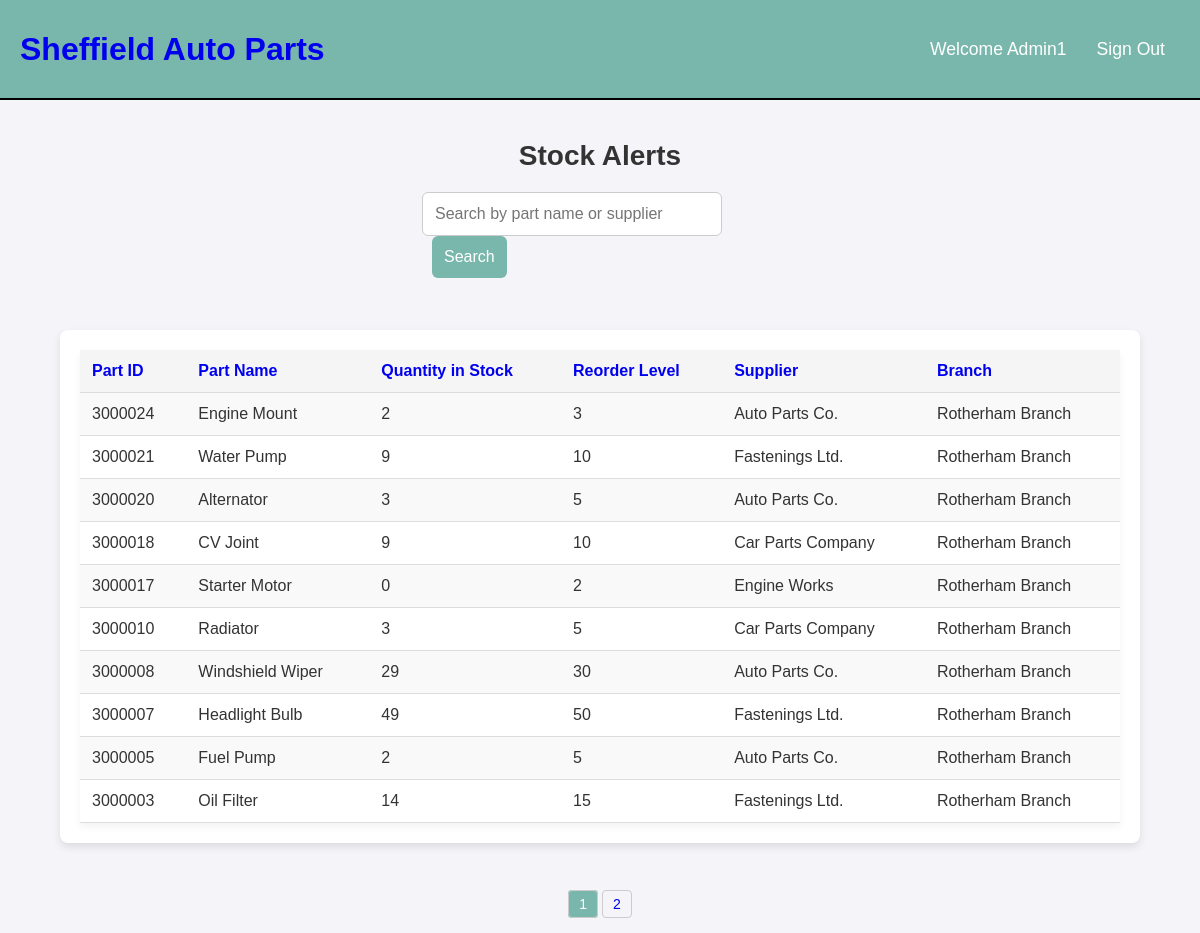
The app's page /stock_alerts.php (signed in) with its own data.
### tables this page shows
CREATE TABLE `users` (
  `user_id` int(11) NOT NULL,
  `username` varchar(50) NOT NULL,
  `password` varchar(255) NOT NULL,
  `email` varchar(99) NOT NULL,
  `role` varchar(20) NOT NULL,
  `active` tinyint(1) DEFAULT 1
);

CREATE TABLE `parts` (
  `part_id` int(11) NOT NULL,
  `part_name` varchar(100) NOT NULL,
  `description` varchar(255) NOT NULL,
  `genre` varchar(30) NOT NULL,
  `manufacturer` varchar(100) NOT NULL,
  `unit_price` decimal(10,2) NOT NULL,
  `quantity_in_stock` int(11) NOT NULL,
  `reorder_level` int(11) NOT NULL,
  `supplier_id` int(11) NOT NULL,
  `branch_id` int(11) DEFAULT NULL
);

CREATE TABLE `suppliers` (
  `supplier_id` int(11) NOT NULL,
  `supplier_name` varchar(100) NOT NULL,
  `contact_name` varchar(100) NOT NULL,
  `contact_phone` varchar(11) NOT NULL,
  `contact_email` varchar(50) NOT NULL,
  `address` varchar(100) NOT NULL,
  `active` tinyint(1) NOT NULL DEFAULT 1
);

CREATE TABLE `branches` (
  `branch_id` int(11) NOT NULL,
  `branch_name` varchar(255) NOT NULL,
  `branch_address` varchar(255) DEFAULT NULL,
  `branch_phone` varchar(20) DEFAULT NULL,
  `branch_email` varchar(255) DEFAULT NULL,
  `active` tinyint(1) DEFAULT 1
);

### include/functions.php (called while the page is built, shortened)
<?php
function check_login($con){
  if(isset($_SESSION['user_id'])){
    $users_id = $_SESSION['user_id'];
    $check_login_query = "SELECT * FROM users WHERE user_id = '$users_id'";
    $logged_in_result = mysqli_query($con,$check_login_query);
    if($logged_in_result && mysqli_num_rows($logged_in_result) === 1){
      $user_data = mysqli_fetch_assoc($logged_in_result);
      return $user_data;
    }
  }
}
?>

### include/init.php (called while the page is built, shortened)
<?php
include('include/connection.php');
include('include/functions.php');
$user_data = check_login($con);
?>

### stock_alerts.php (the view, shortened to what this page needs)
<?php
include('include/init.php');
$records_per_page = 10;
$sql_count = "SELECT COUNT(*) AS total FROM parts WHERE quantity_in_stock < reorder_level";
$result_count = $con->query($sql_count);
$total_records = $result_count->fetch_assoc()['total'];
$total_pages = ceil($total_records / $records_per_page);
$page = isset($_GET['page']) ? (int)$_GET['page'] : 1;
$start_from = ($page - 1) * $records_per_page;
$order_by = isset($_GET['sort_by']) ? $_GET['sort_by'] : 'part_id';
$order_dir = isset($_GET['order']) ? $_GET['order'] : 'ASC';
$order_dir = ($order_dir === 'ASC') ? 'DESC' : 'ASC';
$search_term = isset($_GET['search']) ? "%" . $_GET['search'] . "%" : "%";
$sql = "SELECT
            parts.part_id,
            parts.part_name,
            parts.quantity_in_stock,
            parts.reorder_level,
            suppliers.supplier_name,
            branches.branch_name
        FROM parts
        INNER JOIN suppliers ON parts.supplier_id = suppliers.supplier_id
        LEFT JOIN branches ON parts.branch_id = branches.branch_id
        WHERE parts.quantity_in_stock < parts.reorder_level
        AND (parts.part_name LIKE ? OR suppliers.supplier_name LIKE ?)
        ORDER BY $order_by $order_dir
        LIMIT $start_from, $records_per_page";
$stmt = $con->prepare($sql);
$stmt->bind_param('ss', $search_term, $search_term);
$stmt->execute();
$result = $stmt->get_result();
?>
<!DOCTYPE html>
<html lang="en">
<head>
    <link rel="stylesheet" href="style/base.css">
    <link rel="stylesheet" href="style/tablelist.css">
</head>
<body>
    <?php include('include/header.php'); ?>
    <div class="page-container">
        <h2 class="page-title">Stock Alerts</h2>
        <div class="search-bar">
            <form method="get" action="">
                <input type="text" name="search" placeholder="Search by part name or supplier" value="<?php echo htmlspecialchars($_GET['search'] ?? ''); ?>">
                <button type="submit">Search</button>
            </form>
        </div>
        <div class="table-container">
            <table class="inventory-list">
                <thead>
                    <tr>
                        <th><a href="?sort_by=part_id&order=<?php echo $order_dir; ?>">Part ID</a></th>
                        <th><a href="?sort_by=part_name&order=<?php echo $order_dir; ?>">Part Name</a></th>
                        <th><a href="?sort_by=quantity_in_stock&order=<?php echo $order_dir; ?>">Quantity in Stock</a></th>
                        <th><a href="?sort_by=reorder_level&order=<?php echo $order_dir; ?>">Reorder Level</a></th>
                        <th><a href="?sort_by=supplier_name&order=<?php echo $order_dir; ?>">Supplier</a></th>
                        <th><a href="?sort_by=branch_name&order=<?php echo $order_dir; ?>">Branch</a></th>
                    </tr>
                </thead>
                <tbody>
                    <?php
                    if ($result->num_rows > 0) {
                        while ($row = $result->fetch_assoc()) {
                            echo "<tr>";
                            echo "<td>" . htmlspecialchars($row['part_id']) . "</td>";
                            echo "<td>" . htmlspecialchars($row['part_name']) . "</td>";
                            echo "<td>" . htmlspecialchars($row['quantity_in_stock']) . "</td>";
                            echo "<td>" . htmlspecialchars($row['reorder_level']) . "</td>";
                            echo "<td>" . htmlspecialchars($row['supplier_name']) . "</td>";
                            echo "<td>" . htmlspecialchars($row['branch_name']) . "</td>";
                            echo "</tr>";
                        }
                    } else {
                        echo "<tr><td colspan='6'>No stock alerts found.</td></tr>";
                    }
                    ?>
                </tbody>
            </table>
        </div>
        <div class="pagination">
            <?php
            for ($i = 1; $i <= $total_pages; $i++) {
                echo "<a href='stock_alerts.php?page=$i&sort_by=$order_by&order=$order_dir' class='" . ($i == $page ? 'active' : '') . "'>$i</a>";
            }
            ?>
        </div>
    </div>
</body>
</html>

### include/header.php
<link rel="stylesheet" href="style/header.css">
<header>
  <div class="logo">
  <h1 class="logo-text">
    <a href="home.php">
      <span>Sheffield</span> Auto Parts
    </a>
  </h1>
</div>
<ul class="navbar">
  <li><a href="home.php">Welcome <?php echo htmlspecialchars($user_data['username']); ?></a></li>
  <li><a href="logout.php">Sign Out</a></li>
</ul>
</header>

### style/base.css (style rules this page uses)
* { font-family: 'Poppins', sans-serif; margin: 0; padding: 0; box-sizing: border-box; text-decoration: none; }
body { background-color: #f9f9f9; min-height: 100vh; }
.page-container { min-height: 75vh; width: 100%; background-position: center; background-size: cover; position: relative; display: flex; flex-direction: column; margin: 0 auto; padding-top: 0px; justify-content: center; align-items: center; }
.page-title { margin-top: 20px; font-size: 24px; margin-bottom: 20px; text-align: center; }

### style/tablelist.css (style rules this page uses)
* { font-family: 'Poppins', sans-serif; margin: 0; padding: 0; box-sizing: border-box; text-decoration: none; }
body { background-color: #f4f4f9; color: #333; }
.page-container { min-height: auto; width: 100%; position: relative; display: flex; flex-direction: column; padding-top: 20px; margin: 0 auto; align-items: center; }
.page-title { margin-top: 20px; margin-bottom: 20px; font-size: 28px; font-weight: 600; text-align: center; color: #333; }
.table-container { background-color: #fff; width: 90%; max-width: 1600px; padding: 1.25rem; border-radius: 8px; margin: 2rem auto; box-shadow: 0 4px 8px rgba(0, 0, 0, 0.1); overflow-x: auto; }
.inventory-list { width: 100%; border-collapse: collapse; background-color: #fff; box-shadow: 0 4px 8px rgba(0, 0, 0, 0.05); }
.inventory-list thead { background-color: #f5f5f5; }
.inventory-list th, .inventory-list td { padding: 12px; text-align: left; border-bottom: 1px solid #ddd; }
.inventory-list th { font-weight: bold; background-color: #f5f5f5; color: #333; }
.inventory-list tbody tr { background-color: #fff; }
.inventory-list tbody tr:nth-child(odd) { background-color: #f9f9f9; }
.search-bar { margin-bottom: 20px; display: flex; justify-content: flex-end; gap: 10px; width: 33%; padding: 0 20px; align-items: center; flex-wrap: nowrap; }
.search-bar input { padding: 12px; font-size: 16px; border-radius: 6px; border: 1px solid #ccc; flex-grow: 1; min-width: 300px; max-width: 600px; }
.search-bar button { padding: 12px; font-size: 16px; background-color: #79B7AC; color: white; border: none; border-radius: 6px; cursor: pointer; margin-left: 10px; flex-shrink: 0; }
.pagination { text-align: center; margin-top: 20px; margin-bottom: 20px; }
.pagination a { padding: 5px 10px; margin: 0 2px; text-decoration: none; border: 1px solid #ccc; border-radius: 4px; font-size: 14px; }
.pagination a.active { background-color: #79B7AC; color: white; }

### style/header.css (style rules this page uses)
header { background: #79B7AC; height: 100px; display: flex; justify-content: space-between; align-items: center; border-bottom: 2px solid black; color: white; padding: 0 20px; }
header .logo { max-height: 80px; display: flex; align-items: center; color: white; }
header .navbar { display: flex; align-items: center; }
header ul { margin: 20; padding: 20; list-style: none; display: flex; color: white; }
header ul li { position: relative; }
header ul li a { display: block; padding: 20px 15px; font-size: 1.1em; color: white; text-decoration: none; border-radius: 4px; }

### records on screen
users: username "Admin1"
parts: part_id "3000024", part_name "Engine Mount", quantity_in_stock "2", reorder_level "3", supplier.supplier_name "Auto Parts Co.", branch.branch_name "Rotherham Branch"
parts: part_id "3000021", part_name "Water Pump", quantity_in_stock "9", reorder_level "10", supplier.supplier_name "Fastenings Ltd.", branch.branch_name "Rotherham Branch"
parts: part_id "3000020", part_name "Alternator", quantity_in_stock "3", reorder_level "5", supplier.supplier_name "Auto Parts Co.", branch.branch_name "Rotherham Branch"
parts: part_id "3000018", part_name "CV Joint", quantity_in_stock "9", reorder_level "10", supplier.supplier_name "Car Parts Company", branch.branch_name "Rotherham Branch"
parts: part_id "3000017", part_name "Starter Motor", quantity_in_stock "0", reorder_level "2", supplier.supplier_name "Engine Works", branch.branch_name "Rotherham Branch"
parts: part_id "3000010", part_name "Radiator", quantity_in_stock "3", reorder_level "5", supplier.supplier_name "Car Parts Company", branch.branch_name "Rotherham Branch"
parts: part_id "3000008", part_name "Windshield Wiper", quantity_in_stock "29", reorder_level "30", supplier.supplier_name "Auto Parts Co.", branch.branch_name "Rotherham Branch"
parts: part_id "3000007", part_name "Headlight Bulb", quantity_in_stock "49", reorder_level "50", supplier.supplier_name "Fastenings Ltd.", branch.branch_name "Rotherham Branch"
parts: part_id "3000005", part_name "Fuel Pump", quantity_in_stock "2", reorder_level "5", supplier.supplier_name "Auto Parts Co.", branch.branch_name "Rotherham Branch"
parts: part_id "3000003", part_name "Oil Filter", quantity_in_stock "14", reorder_level "15", supplier.supplier_name "Fastenings Ltd.", branch.branch_name "Rotherham Branch"
